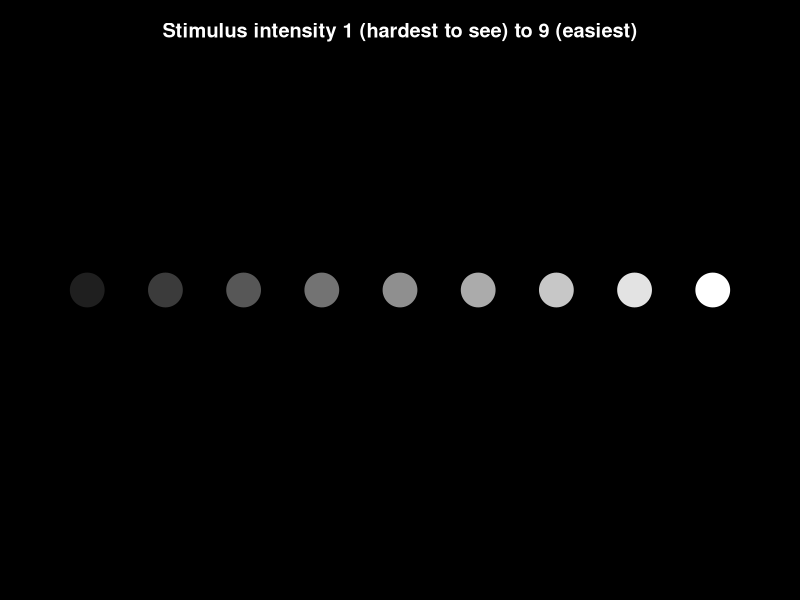
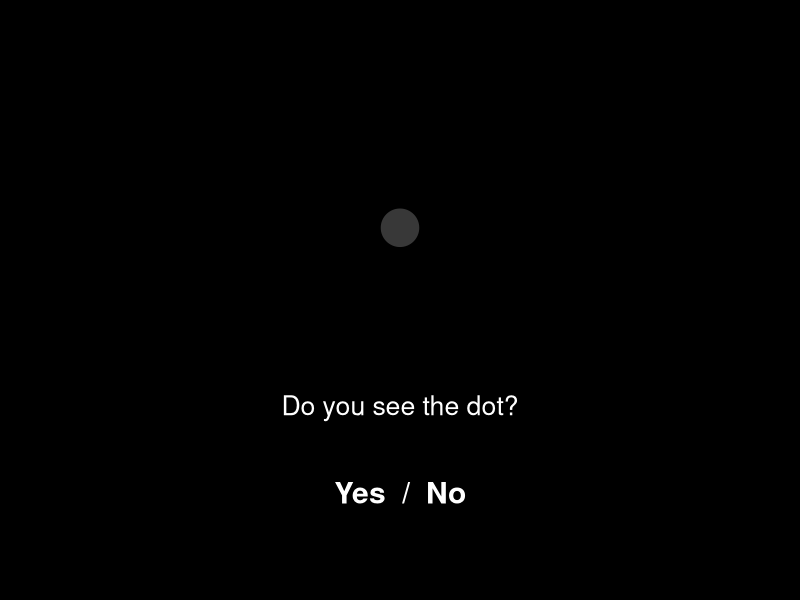
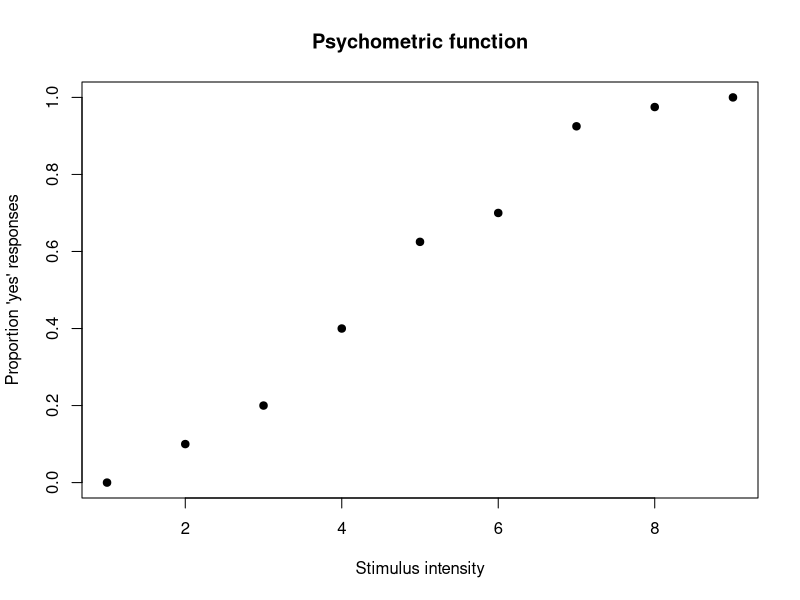
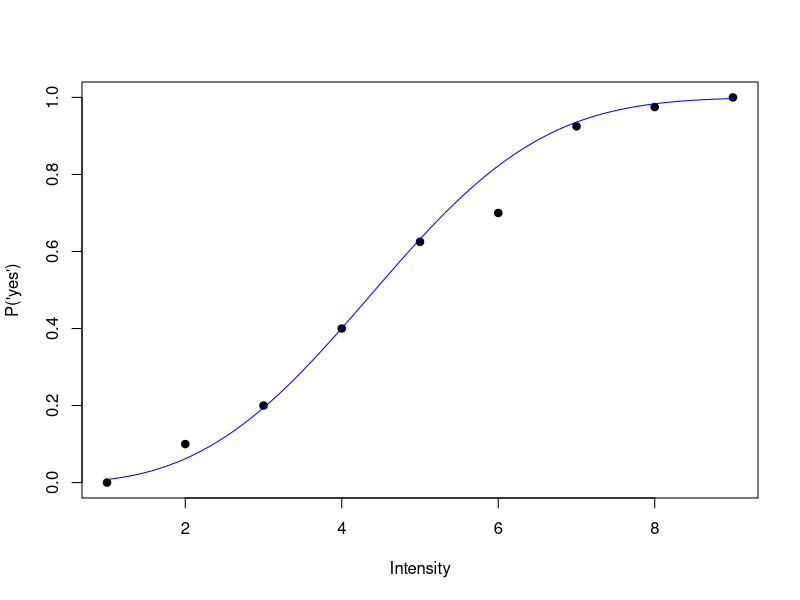
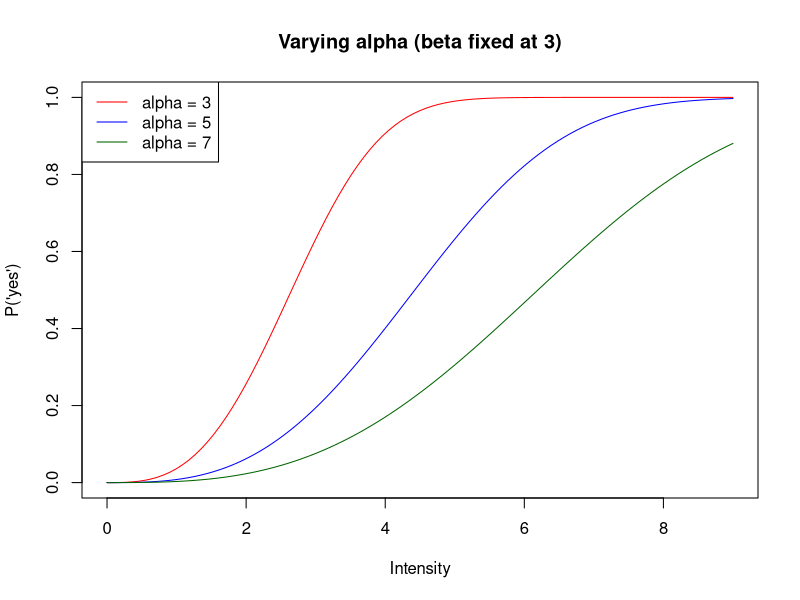
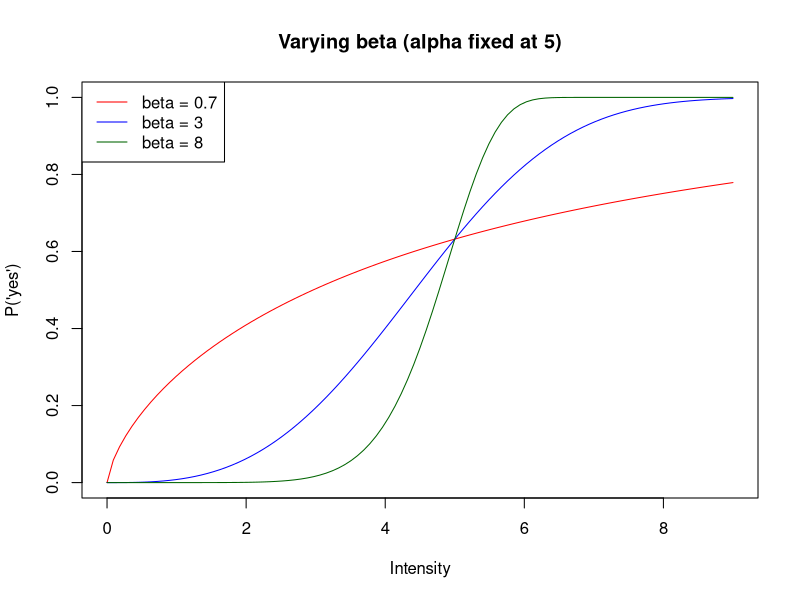
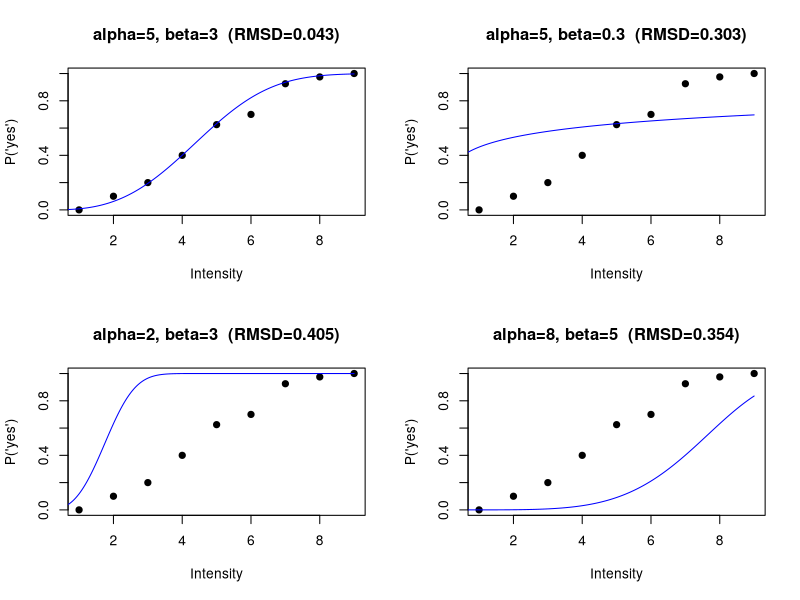

Write the R code that produced these figures, in order. (Note: this script raises an error after producing the figures.)
## ---- chunk 1
#| echo: false
old_par <- par(bg = "black", mar = c(4, 1, 3, 1))
plot(1, type = "n", xlim = c(0.5, 9.5), ylim = c(0, 2), axes = FALSE,
     xlab = "", ylab = "", main = "")
title("Stimulus intensity 1 (hardest to see) to 9 (easiest)", col.main = "white")
intensities <- 1:9
brightness <- seq(0.12, 1, length.out = 9)
for (i in seq_along(intensities)) {
  points(intensities[i], 1, pch = 19, cex = 4.5, col = gray(brightness[i]))
}
par(old_par)
## ---- chunk 2
#| echo: false
old_par <- par(bg = "black", mar = c(2, 1, 2, 1))
plot(1, type = "n", xlim = c(0, 2), ylim = c(0, 2), axes = FALSE, xlab = "", ylab = "")
points(1, 1.3, pch = 19, cex = 5, col = gray(0.22))
text(1, 0.55, "Do you see the dot?", col = "white", cex = 1.6)
text(1, 0.2, "Yes  /  No", col = "white", cex = 1.8, font = 2)
par(old_par)
## ---- chunk 3
intensity <- 1:9
n_trials <- rep(40, 9)
n_yes <- c(0, 4, 8, 16, 25, 28, 37, 39, 40)
prop_yes <- n_yes / n_trials

data <- data.frame(intensity, n_yes, n_trials, prop_yes)
data
## ---- chunk 4
plot(data$intensity, data$prop_yes, pch = 19,
     xlab = "Stimulus intensity",
     ylab = "Proportion 'yes' responses",
     ylim = c(0, 1), main = "Psychometric function")
## ---- chunk 5
psychometric_model <- function(alpha, beta, x) {
  y <- rep(0, length(x))
  valid <- x >= 0
  y[valid] <- 1 - exp(-(x[valid] / alpha)^beta)
  y
}
## ---- chunk 6
plot(data$intensity, data$prop_yes, pch = 19, ylim = c(0, 1),
     xlab = "Intensity", ylab = "P('yes')")
curve(psychometric_model(5, 3, x), add = TRUE, col = "blue")
## ---- chunk 7
curve(psychometric_model(3, 3, x), from = 0, to = 9, ylim = c(0, 1), col = "red",
      xlab = "Intensity", ylab = "P('yes')", main = "Varying alpha (beta fixed at 3)")
curve(psychometric_model(5, 3, x), add = TRUE, col = "blue")
curve(psychometric_model(7, 3, x), add = TRUE, col = "darkgreen")
legend("topleft", legend = c("alpha = 3", "alpha = 5", "alpha = 7"),
       col = c("red", "blue", "darkgreen"), lty = 1)
## ---- chunk 8
curve(psychometric_model(5, 0.7, x), from = 0, to = 9, ylim = c(0, 1), col = "red",
      xlab = "Intensity", ylab = "P('yes')", main = "Varying beta (alpha fixed at 5)")
curve(psychometric_model(5, 3, x), add = TRUE, col = "blue")
curve(psychometric_model(5, 8, x), add = TRUE, col = "darkgreen")
legend("topleft", legend = c("beta = 0.7", "beta = 3", "beta = 8"),
       col = c("red", "blue", "darkgreen"), lty = 1)
## ---- chunk 9
rmsd <- function(params, data) {
  alpha <- params[1]
  beta <- params[2]
  predicted <- psychometric_model(alpha, beta, data$intensity)
  sqrt(mean((data$prop_yes - predicted)^2))
}

rmsd(c(3, 0.5), data)   # a bad-ish guess
rmsd(c(5, 3), data)     # a better guess
## ---- chunk 10
#| fig-width: 10
#| fig-height: 8
candidates <- list(c(alpha = 5, beta = 3), c(alpha = 5, beta = 0.3),
                    c(alpha = 2, beta = 3), c(alpha = 8, beta = 5))

par(mfrow = c(2, 2))
for (cand in candidates) {
  pred_curve <- psychometric_model(cand["alpha"], cand["beta"], seq(0, 9, length.out = 200))
  r <- round(rmsd(cand, data), 3)
  plot(data$intensity, data$prop_yes, pch = 19, ylim = c(0, 1),
       xlab = "Intensity", ylab = "P('yes')",
       main = paste0("alpha=", cand["alpha"], ", beta=", cand["beta"], "  (RMSD=", r, ")"))
  lines(seq(0, 9, length.out = 200), pred_curve, col = "blue")
}
par(mfrow = c(1, 1))
## ---- chunk 11
#| echo: false
ojs_define(data_ojs = data)
## ---- chunk 12
alpha_vals <- seq(1, 9, length.out = 100)
beta_vals <- seq(0.1, 6, length.out = 100)
grid <- expand.grid(alpha = alpha_vals, beta = beta_vals)

grid$rmsd <- apply(grid, 1, function(row) rmsd(row, data))

dim(grid)
head(grid, 10)
## ---- chunk 13
best <- grid[which.min(grid$rmsd), ]
best
## ---- chunk 14
library(lattice)
levelplot(rmsd ~ alpha * beta, data = grid,
          main = "RMSD across parameter combinations",
          xlab = "alpha (scale)", ylab = "beta (shape)")
## ---- chunk 15
#| echo: false
triangle <- rbind(c(2, 0.5), c(4, 1.5), c(3, 2))
n_steps <- 7
triangle_history <- vector("list", n_steps)
triangle_history[[1]] <- triangle

for (step in 2:n_steps) {
  costs <- apply(triangle, 1, function(p) rmsd(p, data))
  worst <- which.max(costs)
  centroid <- colMeans(triangle[-worst, , drop = FALSE])
  triangle[worst, ] <- centroid + (centroid - triangle[worst, ])
  triangle_history[[step]] <- triangle
}

rmsd_matrix <- matrix(grid$rmsd, nrow = length(alpha_vals), ncol = length(beta_vals))
contour(alpha_vals, beta_vals, rmsd_matrix, xlab = "alpha", ylab = "beta",
        main = "A simplex tumbling downhill on the real RMSD landscape")

step_colors <- colorRampPalette(c("black", "red"))(n_steps)
for (step in 1:n_steps) {
  tri <- triangle_history[[step]]
  polygon(tri[, 1], tri[, 2], border = step_colors[step], lwd = 2)
}
legend("topright", legend = c("Step 1 (black)", paste0("Step ", n_steps, " (red)")),
       col = c("black", "red"), lty = 1, lwd = 2)
## ---- chunk 16
fit_rmsd <- optim(
  par = c(alpha = 4, beta = 1),
  fn = rmsd,
  data = data
)
fit_rmsd$par
fit_rmsd$value
## ---- chunk 17
#| echo: false
toy_cost <- function(x, y) (x - 3)^2 + (y + 1)^2 + 15 * sin(x) * cos(y)

x_vals <- seq(-6, 10, length.out = 100)
y_vals <- seq(-6, 6, length.out = 100)
toy_grid <- expand.grid(x = x_vals, y = y_vals)
toy_grid$cost <- with(toy_grid, toy_cost(x, y))

levelplot(cost ~ x * y, data = toy_grid, main = "A landscape with multiple valleys")
## ---- chunk 18
rbinom(1, size = 40, prob = 0.8)  # parameters -> simulated data
## ---- chunk 19
dbinom(32, size = 40, prob = 0.8)  # data + parameters -> probability
## ---- chunk 20
detected <- c(1, 0, 1, 1, 0, 1, 1, 1, 0, 1)  # 10 presentations, 7 "yes"
sum(detected)
## ---- chunk 21
dbinom(sum(detected), size = 10, prob = 0.5)
dbinom(sum(detected), size = 10, prob = 0.7)
## ---- chunk 22
p_vals <- seq(0.01, 0.99, by = 0.01)
likelihood <- sapply(p_vals, function(p) dbinom(sum(detected), 10, p))

plot(p_vals, likelihood, type = "l",
     xlab = "Candidate p", ylab = "Likelihood of observed data")
p_vals[which.max(likelihood)]
## ---- chunk 23
cand_good <- c(5, 3)     # a good-fitting guess
cand_bad  <- c(2, 0.5)   # a clearly poor-fitting guess

lik_good <- dbinom(data$n_yes, data$n_trials,
                    psychometric_model(cand_good[1], cand_good[2], data$intensity))
lik_bad  <- dbinom(data$n_yes, data$n_trials,
                    psychometric_model(cand_bad[1], cand_bad[2], data$intensity))

barplot(rbind(lik_good, lik_bad), beside = TRUE, names.arg = data$intensity,
        col = c("darkgreen", "red"), xlab = "Intensity",
        ylab = "Probability of the observed count",
        legend.text = c("Good-fitting alpha,beta", "Poor-fitting alpha,beta"))
## ---- chunk 24
loglik_good <- sum(log(lik_good))
loglik_bad  <- sum(log(lik_bad))

barplot(c("Good-fitting alpha,beta" = loglik_good, "Poor-fitting alpha,beta" = loglik_bad),
        ylab = "Total log-likelihood",
        col = c("darkgreen", "red"))
## ---- chunk 25
nll <- function(params, data) {
  alpha <- params[1]; beta <- params[2]
  predicted <- psychometric_model(alpha, beta, data$intensity)
  predicted <- pmin(pmax(predicted, 1e-6), 1 - 1e-6)
  -sum(dbinom(data$n_yes, data$n_trials, predicted, log = TRUE))
}
## ---- chunk 26
fit_mle <- optim(par = c(alpha = 4, beta = 1), fn = nll, data = data)
fit_mle$par
fit_rmsd$par
